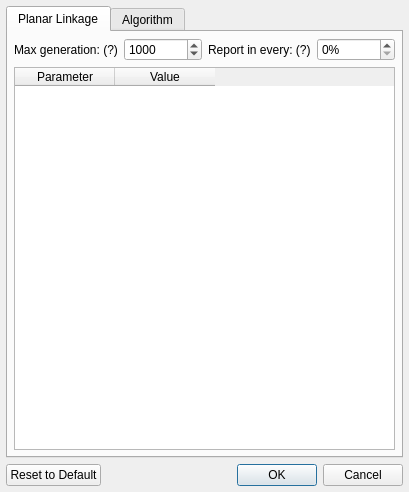
<?xml version="1.0" encoding="UTF-8"?>
<ui version="4.0">
 <class>Dialog</class>
 <widget class="QDialog" name="Dialog">
  <property name="geometry">
   <rect>
    <x>0</x>
    <y>0</y>
    <width>409</width>
    <height>492</height>
   </rect>
  </property>
  <property name="minimumSize">
   <size>
    <width>409</width>
    <height>492</height>
   </size>
  </property>
  <property name="maximumSize">
   <size>
    <width>409</width>
    <height>492</height>
   </size>
  </property>
  <property name="windowTitle">
   <string>Options</string>
  </property>
  <property name="windowIcon">
   <iconset resource="../../../icons.qrc">
    <normaloff>:/icons/DimensionalSynthesis.png</normaloff>:/icons/DimensionalSynthesis.png</iconset>
  </property>
  <property name="modal">
   <bool>true</bool>
  </property>
  <layout class="QVBoxLayout" name="verticalLayout">
   <property name="leftMargin">
    <number>6</number>
   </property>
   <property name="topMargin">
    <number>6</number>
   </property>
   <property name="rightMargin">
    <number>6</number>
   </property>
   <property name="bottomMargin">
    <number>6</number>
   </property>
   <item>
    <widget class="QTabWidget" name="tabWidget">
     <property name="currentIndex">
      <number>0</number>
     </property>
     <widget class="QWidget" name="planarlinkage">
      <attribute name="title">
       <string>Planar Linkage</string>
      </attribute>
      <layout class="QVBoxLayout" name="verticalLayout_2">
       <property name="leftMargin">
        <number>6</number>
       </property>
       <property name="topMargin">
        <number>6</number>
       </property>
       <property name="rightMargin">
        <number>6</number>
       </property>
       <property name="bottomMargin">
        <number>6</number>
       </property>
       <item>
        <layout class="QHBoxLayout" name="horizontalLayout_2">
         <item>
          <widget class="QLabel" name="generation_label">
           <property name="toolTip">
            <string>&lt;html&gt;&lt;head/&gt;&lt;body&gt;&lt;p&gt;This parameter determines the time of evolution.&lt;/p&gt;&lt;p&gt;If the value set to 0, algorithm will stop only when you clicked the interrupt button.&lt;/p&gt;&lt;/body&gt;&lt;/html&gt;</string>
           </property>
           <property name="text">
            <string>Max generation: (?)</string>
           </property>
          </widget>
         </item>
         <item>
          <widget class="QSpinBox" name="maxGen">
           <property name="minimum">
            <number>0</number>
           </property>
           <property name="maximum">
            <number>5000</number>
           </property>
           <property name="singleStep">
            <number>100</number>
           </property>
           <property name="value">
            <number>1000</number>
           </property>
          </widget>
         </item>
         <item>
          <widget class="QLabel" name="report_label">
           <property name="toolTip">
            <string>&lt;html&gt;&lt;head/&gt;&lt;body&gt;&lt;p&gt;If the value set to 0, algorithm will report in every 10 generations.&lt;/p&gt;&lt;/body&gt;&lt;/html&gt;</string>
           </property>
           <property name="text">
            <string>Report in every: (?)</string>
           </property>
          </widget>
         </item>
         <item>
          <widget class="QSpinBox" name="report">
           <property name="suffix">
            <string>%</string>
           </property>
           <property name="maximum">
            <number>100</number>
           </property>
          </widget>
         </item>
        </layout>
       </item>
       <item>
        <widget class="QTableWidget" name="PLTable">
         <column>
          <property name="text">
           <string>Parameter</string>
          </property>
         </column>
         <column>
          <property name="text">
           <string>Value</string>
          </property>
         </column>
        </widget>
       </item>
      </layout>
     </widget>
     <widget class="QWidget" name="algorithm">
      <attribute name="title">
       <string>Algorithm</string>
      </attribute>
      <layout class="QVBoxLayout" name="verticalLayout_3">
       <property name="leftMargin">
        <number>6</number>
       </property>
       <property name="topMargin">
        <number>6</number>
       </property>
       <property name="rightMargin">
        <number>6</number>
       </property>
       <property name="bottomMargin">
        <number>6</number>
       </property>
       <item>
        <layout class="QHBoxLayout" name="horizontalLayout_3">
         <item>
          <widget class="QLabel" name="label">
           <property name="toolTip">
            <string>&lt;html&gt;&lt;head/&gt;&lt;body&gt;&lt;p&gt;The greater the number will make possibilities more available, but will result in longer selection times.&lt;/p&gt;&lt;/body&gt;&lt;/html&gt;</string>
           </property>
           <property name="text">
            <string>The first generation of the population: (?)</string>
           </property>
          </widget>
         </item>
         <item>
          <widget class="QSpinBox" name="popSize">
           <property name="minimum">
            <number>10</number>
           </property>
           <property name="maximum">
            <number>10000</number>
           </property>
           <property name="singleStep">
            <number>10</number>
           </property>
          </widget>
         </item>
        </layout>
       </item>
       <item>
        <widget class="QTableWidget" name="APTable">
         <attribute name="horizontalHeaderDefaultSectionSize">
          <number>150</number>
         </attribute>
         <attribute name="horizontalHeaderMinimumSectionSize">
          <number>150</number>
         </attribute>
         <column>
          <property name="text">
           <string>Parameter</string>
          </property>
         </column>
         <column>
          <property name="text">
           <string>Value</string>
          </property>
         </column>
        </widget>
       </item>
      </layout>
     </widget>
    </widget>
   </item>
   <item>
    <layout class="QHBoxLayout" name="horizontalLayout">
     <item>
      <widget class="QPushButton" name="setDefault">
       <property name="text">
        <string>Reset to Default</string>
       </property>
      </widget>
     </item>
     <item>
      <spacer name="horizontalSpacer">
       <property name="orientation">
        <enum>Qt::Horizontal</enum>
       </property>
       <property name="sizeHint" stdset="0">
        <size>
         <width>40</width>
         <height>20</height>
        </size>
       </property>
      </spacer>
     </item>
     <item>
      <widget class="QDialogButtonBox" name="buttonBox">
       <property name="orientation">
        <enum>Qt::Horizontal</enum>
       </property>
       <property name="standardButtons">
        <set>QDialogButtonBox::Cancel|QDialogButtonBox::Ok</set>
       </property>
      </widget>
     </item>
    </layout>
   </item>
  </layout>
 </widget>
 <resources>
  <include location="../../../icons.qrc"/>
 </resources>
 <connections>
  <connection>
   <sender>buttonBox</sender>
   <signal>accepted()</signal>
   <receiver>Dialog</receiver>
   <slot>accept()</slot>
   <hints>
    <hint type="sourcelabel">
     <x>248</x>
     <y>254</y>
    </hint>
    <hint type="destinationlabel">
     <x>157</x>
     <y>274</y>
    </hint>
   </hints>
  </connection>
  <connection>
   <sender>buttonBox</sender>
   <signal>rejected()</signal>
   <receiver>Dialog</receiver>
   <slot>reject()</slot>
   <hints>
    <hint type="sourcelabel">
     <x>316</x>
     <y>260</y>
    </hint>
    <hint type="destinationlabel">
     <x>286</x>
     <y>274</y>
    </hint>
   </hints>
  </connection>
 </connections>
</ui>
